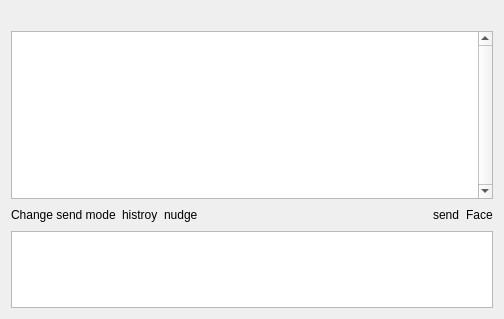
<ui version="4.0" >
 <class>MsgSend</class>
 <widget class="QWidget" name="MsgSend" >
  <property name="windowModality" >
   <enum>Qt::NonModal</enum>
  </property>
  <property name="geometry" >
   <rect>
    <x>0</x>
    <y>0</y>
    <width>504</width>
    <height>319</height>
   </rect>
  </property>
  <property name="windowTitle" >
   <string>messageSend</string>
  </property>
  <property name="styleSheet" >
   <string/>
  </property>
  <layout class="QVBoxLayout" >
   <item>
    <widget class="QLabel" name="Ac_Status" >
     <property name="frameShape" >
      <enum>QFrame::NoFrame</enum>
     </property>
     <property name="text" >
      <string/>
     </property>
     <property name="textFormat" >
      <enum>Qt::RichText</enum>
     </property>
     <property name="wordWrap" >
      <bool>true</bool>
     </property>
    </widget>
   </item>
   <item>
    <widget class="QTextEdit" name="MsgBrowser" >
     <property name="focusPolicy" >
      <enum>Qt::ClickFocus</enum>
     </property>
     <property name="styleSheet" >
      <string/>
     </property>
     <property name="lineWidth" >
      <number>2</number>
     </property>
     <property name="verticalScrollBarPolicy" >
      <enum>Qt::ScrollBarAlwaysOn</enum>
     </property>
     <property name="autoFormatting" >
      <set>QTextEdit::AutoAll</set>
     </property>
     <property name="tabChangesFocus" >
      <bool>false</bool>
     </property>
     <property name="undoRedoEnabled" >
      <bool>true</bool>
     </property>
     <property name="readOnly" >
      <bool>true</bool>
     </property>
     <property name="html" >
      <string>&lt;html>&lt;head>&lt;meta name="qrichtext" content="1" />&lt;style type="text/css">
p, li { white-space: pre-wrap; }
&lt;/style>&lt;/head>&lt;body style=" font-family:'Sans Serif'; font-size:9pt; font-weight:400; font-style:normal;">
&lt;p style="-qt-paragraph-type:empty; margin-top:0px; margin-bottom:0px; margin-left:0px; margin-right:0px; -qt-block-indent:0; text-indent:0px;">&lt;/p>
&lt;p style="-qt-paragraph-type:empty; margin-top:0px; margin-bottom:0px; margin-left:0px; margin-right:0px; -qt-block-indent:0; text-indent:0px;">&lt;/p>&lt;/body>&lt;/html></string>
     </property>
     <property name="overwriteMode" >
      <bool>true</bool>
     </property>
     <property name="textInteractionFlags" >
      <set>Qt::TextSelectableByMouse</set>
     </property>
    </widget>
   </item>
   <item>
    <layout class="QHBoxLayout" >
     <item>
      <widget class="QLabelMouse" name="TB_CHANGEMOD" >
       <property name="toolTip" >
        <string>change send mode</string>
       </property>
       <property name="text" >
        <string>Change send mode</string>
       </property>
      </widget>
     </item>
     <item>
      <widget class="QLabelMouse" name="TB_HISTROY" >
       <property name="toolTip" >
        <string>look histroy</string>
       </property>
       <property name="text" >
        <string>histroy</string>
       </property>
      </widget>
     </item>
     <item>
      <widget class="QLabelMouse" name="TB_NUDGE" >
       <property name="text" >
        <string>nudge</string>
       </property>
      </widget>
     </item>
     <item>
      <spacer>
       <property name="orientation" >
        <enum>Qt::Horizontal</enum>
       </property>
       <property name="sizeHint" >
        <size>
         <width>40</width>
         <height>20</height>
        </size>
       </property>
      </spacer>
     </item>
     <item>
      <widget class="QLabel" name="input_nm" >
       <property name="text" >
        <string/>
       </property>
      </widget>
     </item>
     <item>
      <widget class="QLabelMouse" name="TB_SEND" >
       <property name="text" >
        <string>send</string>
       </property>
      </widget>
     </item>
     <item>
      <widget class="QLabelMouse" name="TB_FACE" >
       <property name="text" >
        <string>Face</string>
       </property>
      </widget>
     </item>
    </layout>
   </item>
   <item>
    <widget class="QTextEdit" name="MsgEdit" >
     <property name="sizePolicy" >
      <sizepolicy vsizetype="Maximum" hsizetype="Expanding" >
       <horstretch>0</horstretch>
       <verstretch>0</verstretch>
      </sizepolicy>
     </property>
     <property name="maximumSize" >
      <size>
       <width>16777215</width>
       <height>100</height>
      </size>
     </property>
     <property name="styleSheet" >
      <string/>
     </property>
     <property name="tabChangesFocus" >
      <bool>false</bool>
     </property>
     <property name="acceptRichText" >
      <bool>false</bool>
     </property>
    </widget>
   </item>
  </layout>
 </widget>
 <customwidgets>
  <customwidget>
   <class>QLabelMouse</class>
   <extends>QLabel</extends>
   <header location="global" >fxLableMouse.h</header>
  </customwidget>
 </customwidgets>
 <resources/>
 <connections/>
</ui>
